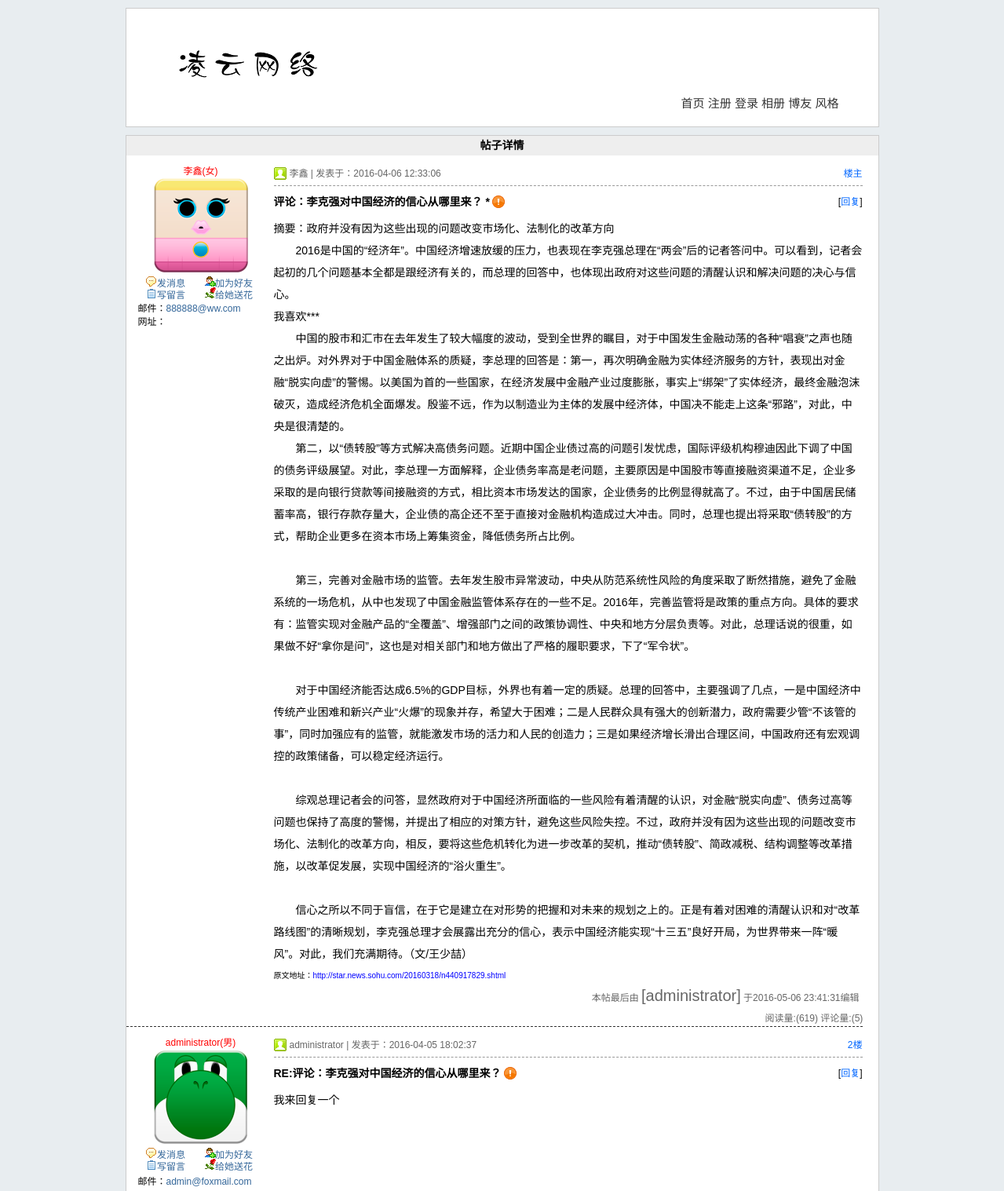
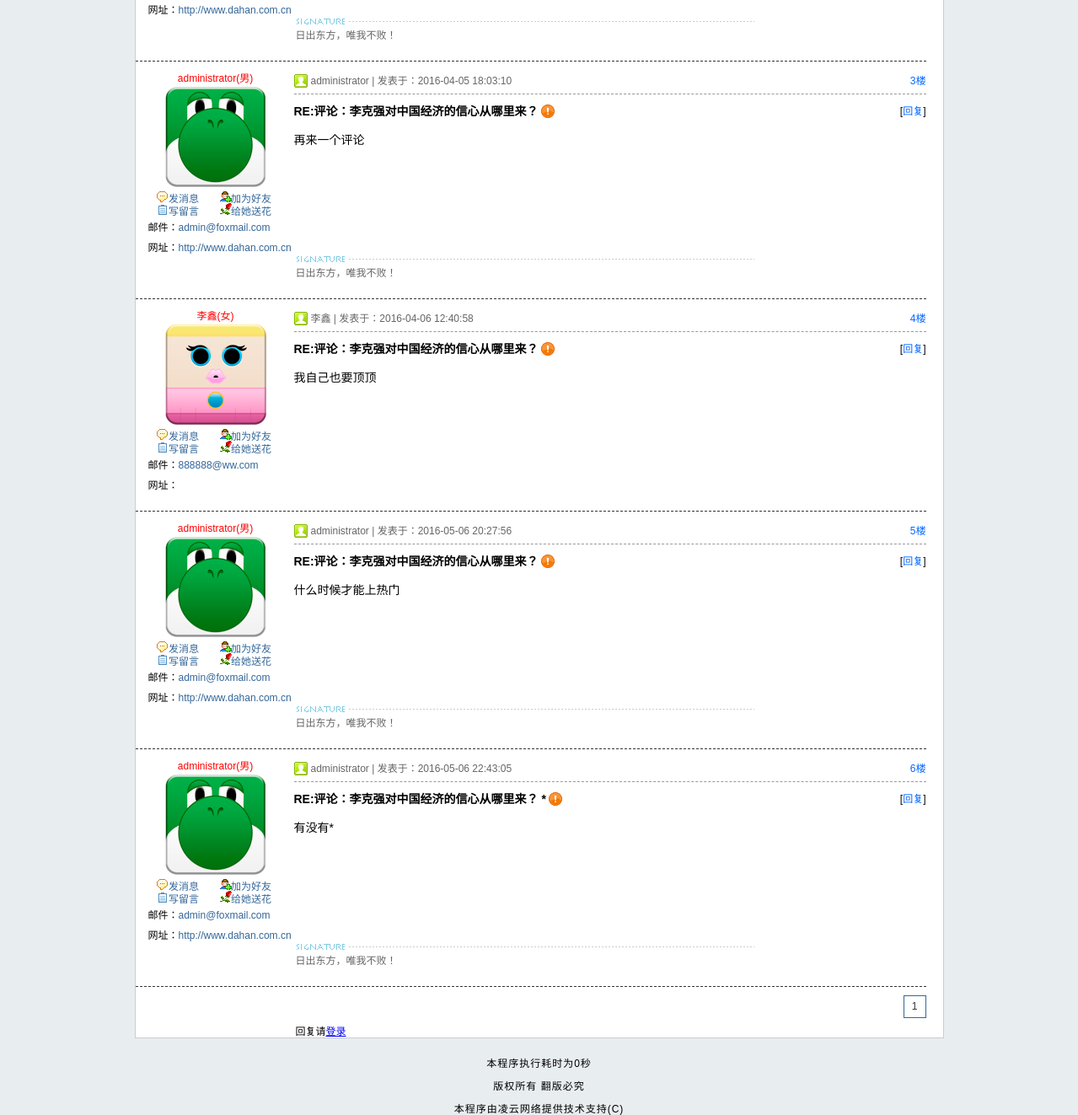
The app's page /article.php?id=16 with its own data (2 pictures, top to bottom).
### tables this page shows
CREATE TABLE `tg_article` (
  `tg_id` mediumint(8) UNSIGNED NOT NULL COMMENT '//ID',
  `tg_reid` mediumint(8) UNSIGNED NOT NULL DEFAULT '0' COMMENT '//主题ID',
  `tg_username` varchar(20) NOT NULL COMMENT '//发帖人',
  `tg_type` tinyint(2) UNSIGNED NOT NULL COMMENT '//帖子类型',
  `tg_title` varchar(40) NOT NULL COMMENT '//标题',
  `tg_content` text NOT NULL COMMENT '//内容',
  `tg_nice` tinyint(2) UNSIGNED DEFAULT '0' COMMENT '//是否设置精华',
  `tg_readcount` smallint(5) UNSIGNED NOT NULL DEFAULT '0' COMMENT '//阅读次数',
  `tg_commendcount` smallint(5) UNSIGNED NOT NULL DEFAULT '0' COMMENT '//评论次数',
  `tg_last_modify_date` datetime NOT NULL COMMENT '//最后修改时间',
  `tg_last_modify_username` varchar(20) DEFAULT NULL COMMENT '//最后修改人',
  `tg_date` datetime NOT NULL COMMENT '//发帖时间'
);

CREATE TABLE `tg_user` (
  `tg_id` mediumint(8) UNSIGNED NOT NULL COMMENT '//用户自动编号',
  `tg_uniqid` char(40) NOT NULL COMMENT '//唯一标识符',
  `tg_active` char(40) NOT NULL COMMENT '//激活登录用户',
  `tg_username` varchar(20) NOT NULL COMMENT '//用户名',
  `tg_password` char(40) NOT NULL COMMENT '//密码',
  `tg_question` varchar(20) NOT NULL COMMENT '//提问',
  `tg_answer` char(40) NOT NULL COMMENT '//回答',
  `tg_email` varchar(40) DEFAULT NULL COMMENT '//邮箱',
  `tg_qq` varchar(10) DEFAULT NULL COMMENT '//QQ',
  `tg_url` varchar(40) DEFAULT NULL COMMENT '//个人主页',
  `tg_sex` char(1) NOT NULL COMMENT '//性别',
  `tg_face` char(17) NOT NULL DEFAULT '0' COMMENT '//头像',
  `tg_switch` tinyint(1) UNSIGNED NOT NULL DEFAULT '0' COMMENT '//个性签名开关',
  `tg_autograph` varchar(40) DEFAULT NULL COMMENT '//个性签名内容',
  `tg_flower` mediumint(8) UNSIGNED NOT NULL DEFAULT '0' COMMENT '//花朵总数',
  `tg_level` tinyint(1) UNSIGNED NOT NULL DEFAULT '0' COMMENT '//用户等级',
  `tg_last_post_time` varchar(20) NOT NULL DEFAULT '0' COMMENT '//最后发帖时间',
  `tg_last_rearticle_time` varchar(20) NOT NULL DEFAULT '0' COMMENT '//最后回帖时间',
  `tg_reg_time` datetime NOT NULL COMMENT '//注册时间',
  `tg_last_time` datetime NOT NULL COMMENT '//最后登陆时间',
  `tg_last_ip` varchar(20) NOT NULL COMMENT '//最后登录IP',
  `tg_login_count` smallint(4) UNSIGNED NOT NULL DEFAULT '0' COMMENT '//登录次数'
);

### includes/mysql.func.php (called while the page is built, shortened)
<?php
function _query($_sql){
	if (!$_result=mysql_query($_sql)) {
		exit('SQL执行失败！'.mysql_error());
	}
	return $_result;
}
function _fetch_array($_sql){
	return mysql_fetch_array(_query($_sql),MYSQL_ASSOC);
}
function _fetch_array_list($_result){
	return mysql_fetch_array($_result,MYSQL_ASSOC);
}
function _num_rows($_result){
	return mysql_num_rows($_result);
}
?>

### includes/conn.php (called while the page is built, shortened)
<?php
	if (!!$_rows=_fetch_array("SELECT
								tg_webname,
								tg_article,
								tg_blog,
								tg_photo,
								tg_skin,
								tg_string,
								tg_post,
								tg_re,
								tg_code,
								tg_register
		 					FROM
		 						tg_system
		 					WHERE
		 						tg_id=1
		 					LIMIT 1
		 				")) {
		$_system=array();
		$_system['webname']=$_rows['tg_webname'];
		$_system['article']=$_rows['tg_article'];
		$_system['blog']=$_rows['tg_blog'];
		$_system['photo']=$_rows['tg_photo'];
		if (isset($_COOKIE['skin'])) {
			if ($_COOKIE['skin']>3) {
				setcookie('skin','1');
				_location(NULL,'index.php');
			}
			$_system['skin']=intval($_COOKIE['skin']);
		}else{
			$_system['skin']=$_rows['tg_skin'];
		}
		$_system['string']=$_rows['tg_string'];
		$_system['post']=$_rows['tg_post'];
		$_system['re']=$_rows['tg_re'];
		$_system['code']=$_rows['tg_code'];
		$_system['register']=$_rows['tg_register'];
	}else{
		_alert_back('读取系统配置出错！');
		die();
	}
?>

### article.php (the view, shortened to what this page needs)
<?php
	include dirname(__FILE__).'/includes/common.inc.php';
	include ROOT_PATH.'/includes/conn.php';
	if (isset($_GET['id'])) {
		$_id=intval($_GET['id']);
		if (!@$_rows=_fetch_array("SELECT
								tg_id,
								tg_username,
								tg_title,
								tg_type,
								tg_content,
								tg_nice,
								tg_readcount,
								tg_commendcount,
								tg_last_modify_date,
								tg_last_modify_username,
								tg_date
							FROM
		 						tg_article
		 					WHERE
		 						tg_reid=0
		 					AND
		 						tg_id='{$_id}'
		 					LIMIT
		 						1
		 				")) {
			_alert_back('帖子不存在！');
		}
		$_html=array();
		$_html['reid']=$_rows['tg_id'];
		$_html['username']=$_rows['tg_username'];
		$_html['title']=$_rows['tg_title'];
		$_html['type']=$_rows['tg_type'];
		$_html['content']=$_rows['tg_content'];
		$_html['nice']=$_rows['tg_nice'];
		$_html['readcount']=$_rows['tg_readcount'];
		$_html['commendcount']=$_rows['tg_commendcount'];
		$_html['last_modify_date']=$_rows['tg_last_modify_date'];
		$_html['last_modify_username']=$_rows['tg_last_modify_username'];
		$_html['date']=$_rows['tg_date'];
		if (!!$_rows=_fetch_array("SELECT
								tg_id,
								tg_sex,
								tg_face,
								tg_switch,
								tg_autograph,
								tg_email,
								tg_url
							FROM
		 						tg_user
		 					WHERE
		 						tg_username='{$_html['username']}'
		 					LIMIT
		 						1
		 				")) {
			$_html['userid']=$_rows['tg_id'];
			$_html['sex']=$_rows['tg_sex'];
			$_html['face']=$_rows['tg_face'];
			$_html['switch']=$_rows['tg_switch'];
			$_html['autograph']=$_rows['tg_autograph'];
			$_html['email']=$_rows['tg_email'];
			$_html['url']=$_rows['tg_url'];
			$_html=_html($_html);
			$_page_id='id='.$_html['reid'].'&';
			if ($_html['last_modify_username']==NULL) {
				$_html['last_modify_date']='';
			}else{
				$_html['last_modify_date']='本帖最后由 <span>['.$_html['last_modify_username'].']</span> '.'于'.$_html['last_modify_date'].'编辑';
			}
			if ($_html['switch']==1) {
				$_html['switch_html']='<p class="autograph">'.$_html['autograph'].'</p>';
			}elseif($_html['switch']==0){
				$_html['switch_html']='';
			}
			global $_pagessize,$_pagenum,$_page;
			_page("SELECT tg_id FROM tg_article WHERE tg_reid='{$_html['reid']}'",9);
			$_result=_query("SELECT
								tg_username,
								tg_type,
								tg_title,
								tg_content,
								tg_date
							FROM
								tg_article
							WHERE
								tg_reid='{$_html['reid']}'
							ORDER BY
								tg_date
							ASC LIMIT
								$_pagenum,$_pagessize
			");
		}else{
		}
	}else{
		_alert_back('非法操作！');
	}
?>
<!DOCTYPE html PUBLIC "-//W3C//DTD XHTML 1.0 Transitional//EN" "http://www.w3.org/TR/xhtml1/DTD/xhtml1-transitional.dtd">
<html xmlns="http://www.w3.org/1999/xhtml">
<head>
<?php
	require ROOT_PATH.'includes/title.inc.php'
?>
</head>
<body>
<?php
	require ROOT_PATH.'includes/header.inc.php';
?>
<div id="article">
	<h2>帖子详情</h2>
	<?php echo $_tag; if ($_page==1) { ?>
	<div id="subject">
		<dl>
			<dd class="user"><?php echo $_html['username'].'('.$_html['sex'].')' ?></dd>
			<dt><img src="<?php echo $_html['face'] ?>" alt="头像" /></dt>
			<dd class="message"><a name="message" title="<?php echo $_html['userid'] ?>">发消息</a></dd>
			<dd class="friend"><a name="friend" title="<?php echo $_html['userid'] ?>">加为好友</a></dd>
			<dd class="guest"><a name="guest" title="<?php echo $_html['userid'] ?>">写留言</a></dd>
			<dd class="flower"><a name="flower" title="<?php echo $_html['userid'] ?>">给她送花</a></dd>
			<dd class="email">邮件：<a href="mailto:<?php echo $_html['email'] ?>"><?php echo $_html['email'] ?></a></dd>
			<dd class="url">网址：<a target="_blank" href="<?php echo $_html['url'] ?>"><?php echo $_html['url'] ?></a></dd>
		</dl>
		<div class="content">
			<div class="user">
				<span><?php echo $_html['subject_modify'] ?> &nbsp;楼主</span><?php echo $_html['username'] ?> | 发表于：<?php echo $_html['date'] ?>
			</div>
			<h3> <?php echo $_html['title'] ?><img src="image/icon<?php echo $_html['type'] ?>.gif" alt="" /><span>[<a href="#re" name="reclick" title="回复楼主<?php echo $_html['username'] ?>">回复</a>]</span></h3>
			<div class="detial">
				<?php echo _ubb($_html['content']) ?>
			</div>
		</div>
	</div>
	<p class="last_modify_date"><?php echo $_html['last_modify_date'] ?></p>
	<p class="line">阅读量:(<?php echo $_html['readcount']+1 ?>) 评论量:(<?php echo $_html['commendcount'] ?>)</p>
	<?php } ?>
	<?php
		$_i=2;
		while (!!$_rows=_fetch_array_list($_result)) {
		$_html['username']=$_rows['tg_username'];
		$_html['type']=$_rows['tg_type'];
		$_html['retitle']=$_rows['tg_title'];
		$_html['content']=$_rows['tg_content'];
		$_html['date']=$_rows['tg_date'];
		if (!!$_rows=_fetch_array("SELECT
								tg_id,
								tg_sex,
								tg_face,
								tg_switch,
								tg_autograph,
								tg_email,
								tg_url
							FROM
		 						tg_user
		 					WHERE
		 						tg_username='{$_html['username']}'
		 					LIMIT
		 						1
		 				")) {
			$_html['userid']=$_rows['tg_id'];
			$_html['sex']=$_rows['tg_sex'];
			$_html['face']=$_rows['tg_face'];
			$_html['switch']=$_rows['tg_switch'];
			$_html['autograph']=$_rows['tg_autograph'];
			$_html['email']=$_rows['tg_email'];
			$_html['url']=$_rows['tg_url'];
			$_html=_html($_html);
			if ($_html['switch']==1) {
				$_html['switch_html_1']='<p class="autograph">'.$_html['autograph'].'</p>';
			}elseif($_html['switch']==0){
				$_html['switch_html_1']='';
			}
		}else{
		}
	?>
	<div class="re">
		<dl>
			<dd class="user"><?php echo $_html['username'].'('.$_html['sex'].')' ?></dd>
			<dt><img src="<?php echo $_html['face'] ?>" alt="头像" /></dt>
			<dd class="message"><a name="message" title="<?php echo $_html['userid'] ?>">发消息</a></dd>
			<dd class="friend"><a name="friend" title="<?php echo $_html['userid'] ?>">加为好友</a></dd>
			<dd class="guest"><a name="guest" title="<?php echo $_html['userid'] ?>">写留言</a></dd>
			<dd class="flower"><a name="flower" title="<?php echo $_html['userid'] ?>">给她送花</a></dd>
			<dd class="email">邮件：<a href="mailto:<?php echo $_html['email'] ?>"><?php echo $_html['email'] ?></a></dd>
			<dd class="url">网址：<a target="_blank" href="<?php echo $_html['url'] ?>"><?php echo $_html['url'] ?></a></dd>
		</dl>
		<div class="content">
			<div class="user">
				<span>
				<?php
					$_floor=$_i+(($_page-1)*$_pagessize).'楼';
					echo $_floor;
				?>
				</span><?php echo $_html['username'] ?> | 发表于：<?php echo $_html['date'] ?>
			</div>
			<h3> <?php echo $_html['retitle'] ?><img src="image/icon<?php echo $_html['type'] ?>.gif" alt="" /><span>[<a href="#re" name="reclick" title="回复<?php echo $_i+(($_page-1)*$_pagessize) ?>楼的<?php echo $_html['username'] ?>">回复</a>]</span></h3>
			<div class="detial">
				<?php echo _ubb($_html['content']); ?>
			</div>
		</div>
	</div>
	<?php echo $_html['switch_html_1'] ?>
	<p class="line"></p>
	<?php
		$_i++;
		}
		_paging('1');
	?>
	<?php if (isset($_COOKIE['username'])) { ?>
	<div id="message">
		<h3>评论</h3>
		<form action="?action=rearticle" method="post">
			<input type="hidden" name="reid" value="<?php echo $_html['reid'] ?>" />
			<input type="hidden" name="type" value="<?php echo $_html['type'] ?>" />
			<dl>
				<dd><span>标题:</span><input type="text" name="title" value="RE:<?php echo $_html['title'] ?>" class="text" /></dd>
				<span class="content_title">内容:</span>
				<?php include ROOT_PATH.'includes/ubb.inc.php'?>
				<div id="font">
					<strong onclick="font(10)">10px</strong>
					<strong onclick="font(12)">12px</strong>
					<strong onclick="font(14)">14px</strong>
					<strong onclick="font(16)">16px</strong>
					<strong onclick="font(18)">18px</strong>
					<strong onclick="font(20)">20px</strong>
					<strong onclick="font(22)">22px</strong>
					<strong onclick="font(24)">24px</strong>
				</div>
				<div id="color">
					<strong title="黑色" style="background-color: #000;" onclick="showcolor('#000')"></strong>
					<strong title="褐色" style="background-color: #930;" onclick="showcolor('#930')"></strong>
					<strong title="深绿" style="background-color: #030;" onclick="showcolor('#030')"></strong>
					<strong title="深蓝" style="background-color: #000080;" onclick="showcolor('#000080')"></strong>
					<em><input type="text" name="t" placeholder="#fff"/></em>
				</div>
				<dd><textarea cols="1" rows="1" name="content"></textarea></dd>
				<dd class="codetext">
                    <?php
                        if ($_system['code']){
                            echo '验证码:<input type="text" name="code" class="code"/><img id="code" src="code.php" alt="验证码" />';
                        }
                    ?>
                    <input type="submit" value="提交" class="button" />
                </dd>
			</dl>
		<a id="re"></a>
		</form>
	</div>
	<?php }else{
		echo '<div class="tologin">回复请<a href="login.php">登录</a></div>';
		} ?>
</div>
<?php
	require ROOT_PATH.'includes/footer.inc.php';
?>
</body>
</html>

### includes/global.func.php (shortened to what this page needs)
<?php
function _ubb($_string){
	$_string=nl2br($_string);
	$_string=preg_replace('/\[size=(.{2})\](.*)\[\/size\]/Us', '<span style="font-size:\1px">\2</span>', $_string);
	$_string=preg_replace('/\[b\](.*)\[\/b\]/Us', '<strong>\1</strong>', $_string);
	$_string=preg_replace('/\[i\](.*)\[\/i\]/Us', '<em>\1</em>', $_string);
	$_string=preg_replace('/\[u\](.*)\[\/u\]/Us', '<span style="text-decoration:underline">\1</span>', $_string);
	$_string=preg_replace('/\[s\](.*)\[\/s\]/Us', '<span style="text-decoration:line-through">\1</span>', $_string);
	$_string=preg_replace('/\[color=(.{3,7})\](.*)\[\/color\]/Us', '<span style="color:\1">\2</span>', $_string);
	$_string=preg_replace('/\[url\](.*)\[\/url\]/Us', '<a href="\1" target="_blank">\1</a>', $_string);
	$_string=preg_replace('/\[email\](.*)\[\/email\]/Us', '<a href="mailto:\1">\1</a>', $_string);
	$_string=preg_replace('/\[img\](.*)\[\/img\]/Us', '<img style="max-width:750px" src="\1" alt="\1"></img >', $_string);
	$_string=preg_replace('/\[flash\](.*)\[\/flash\]/Us', '<embed style="width:750px;height:500px" src="\1"/>', $_string);
	$_string=preg_replace('/\[movie\](.*)\[\/movie\]/Us', '<embed style="width:700px;height:500px" src="\1"/>', $_string);
	return $_string;
}
function _html($_string){
	if (is_array($_string)) {
		foreach ($_string as $_key=>$_value) {
			$_string[$_key]=_html($_value);
		}
	}else{
		global $_system;
		$_mg=explode('|',$_system['string']);
	    foreach ($_mg as $_key){
	    	$_string=preg_replace('/'.$_key.'/','*',$_string);
		}
		return htmlspecialchars($_string);
		}
		return $_string;
}
function _page($_sql,$_size=10){
	global $_page,$_pagessize,$_pagenum,$_pageabsolute,$_num;
	if (isset($_GET['page'])) {
		$_page=$_GET['page'];
		if (empty($_page) || $_page<=0 || !is_numeric($_page)) {
			$_page=1;
		}else{
			$_page=intval($_page);
		}
	}else{
		$_page=1;
	}
	$_pagessize=$_size;
	$_num = _num_rows(_query($_sql));
	if ($_num==0) {
		$_pageabsolute=1;
	}else{
		$_pageabsolute=ceil($_num/$_pagessize);
	}
	$_pagenum=($_page-1)*$_pagessize;
}
function _paging($_type){
	global $_page,$_pageabsolute,$_num,$_page_id;
	if ($_type==1) {
		echo '<div id="page_num">';
			echo '<ul>';
				for ($i=0; $i <$_pageabsolute ; $i++) {
					if ($_page==($i+1)) {
						echo '<li><a href="'.SCRIPT.'.php?'.$_page_id.'page='.($i+1).'" class="selected">'.($i+1).'</a></li>';
					}else{
						echo '<li><a href="'.SCRIPT.'.php?'.$_page_id.'page='.($i+1).'">'.($i+1).'</a></li>';
					}
				}
			echo '</ul>';
		echo '</div>';
	}
}
?>

### records on screen
tg_article: tg_username "李鑫", tg_date "2016-04-06 12:33:06", tg_title "评论：李克强对中国经济的信心从哪里来？ *", tg_last_modify_username "administrator", tg_last_modify_date "2016-05-06 23:41:31", $_html['readcount']+1 "619", tg_commendcount "5"
tg_article: username "administrator", tg_user.tg_sex "男", tg_user.tg_face (picture), tg_user.tg_email "admin@foxmail.com", tg_user.tg_url "http://www.dahan.com.cn", _floor "2楼", date "2016-04-05 18:02:37", retitle "RE:评论：李克强对中国经济的信心从哪里来？", _string "我来回复一个", tg_user.tg_autograph "日出东方，唯我不败！"
tg_article: username "administrator", tg_user.tg_face (picture), _floor "3楼", date "2016-04-05 18:03:10", retitle "RE:评论：李克强对中国经济的信心从哪里来？", _string "再来一个评论"
tg_user: tg_sex "男", tg_email "admin@foxmail.com", tg_url "http://www.dahan.com.cn", tg_autograph "日出东方，唯我不败！"
tg_article: sex "女", shows a picture, email "888888@ww.com", _floor "4楼", date "2016-04-06 12:40:58", retitle "RE:评论：李克强对中国经济的信心从哪里来？", _string "我自己也要顶顶"
tg_article: username "administrator", tg_user.tg_face (picture), _floor "5楼", date "2016-05-06 20:27:56", retitle "RE:评论：李克强对中国经济的信心从哪里来？", _string "什么时候才能上热门"
tg_article: username "administrator", tg_user.tg_face (picture), _floor "6楼", date "2016-05-06 22:43:05", retitle "RE:评论：李克强对中国经济的信心从哪里来？ *", _string "有没有*"

### other values on screen
$_html['sex'] "女"
$_html['email'] "888888@ww.com"
_runtime()-START_TIME "0"
